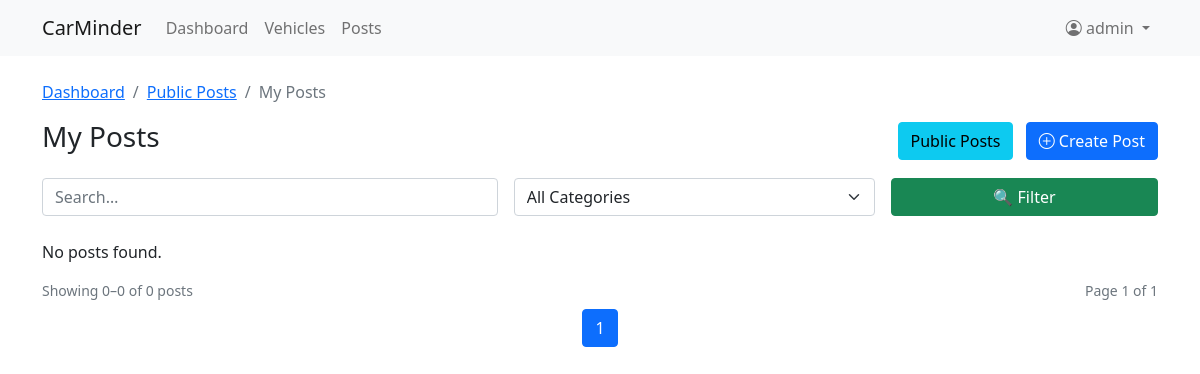
/forum/my/ (signed in), run on an earlier commit of the app's database.
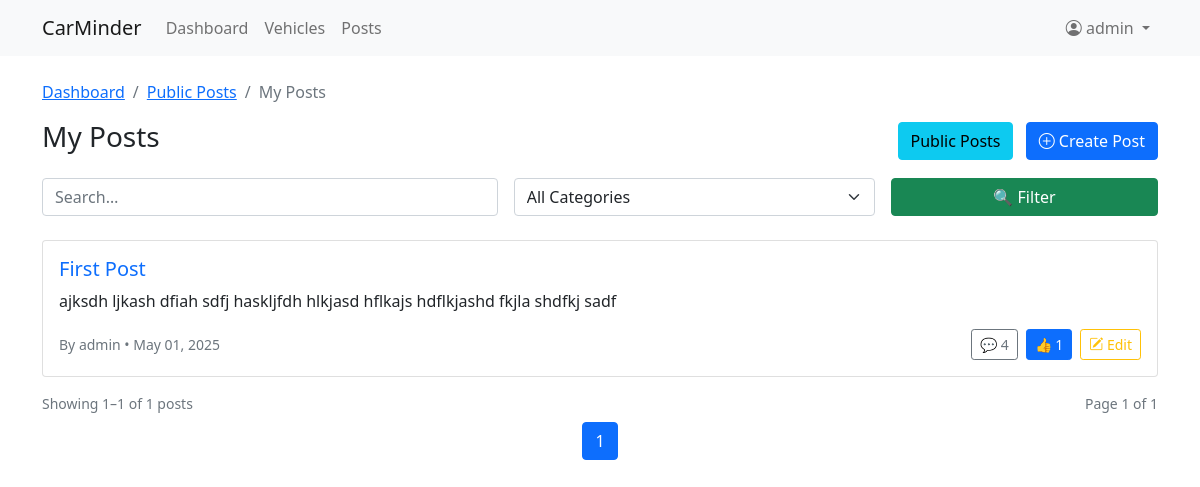
And on a later commit of the database.
### forum/models.py (models this page shows, shortened)
class Post(models.Model):
    author = models.ForeignKey(User, on_delete=models.CASCADE)
    vehicle = models.ForeignKey(
        Vehicle,
        on_delete=models.CASCADE,
        null=True,
        blank=True,
        related_name="vehicle_post",
        help_text="Vehicle related to this post",
    )
    cat = models.CharField(max_length=100, choices=CAT_CHOICES, default="general")
    title = models.CharField(max_length=200)
    body = models.TextField()
    created = models.DateTimeField(default=timezone.now)
    solved = models.BooleanField(default=False)
    share_vehicle = models.BooleanField(
        default=False,
        help_text="Share my vehicle details on this post",
    )
    def reply_count(self):
        return self.replies.count()
    def upvote_count(self):
        return self.votes.filter(value=1).count()

### forum/views.py (the view)
# urls.py: path("my/", views.MyPostsListView.as_view(), name="my_post"),
class MyPostsListView(LoginRequiredMixin, ListView):
    model = Post
    paginate_by = 20
    template_name = "forum/my_post_list.html"
    context_object_name = "posts"
    def get_queryset(self):
        qs = super().get_queryset().filter(author=self.request.user)
        q = self.request.GET.get("q")
        if q:
            qs = qs.filter(Q(title__icontains=q) | Q(body__icontains=q))
        cat = self.request.GET.get("category")
        if cat:
            qs = qs.filter(cat=cat)
        if self.request.user.is_authenticated:
            qs = qs.annotate(
                is_liked=Exists(
                    Vote.objects.filter(
                        post=OuterRef("pk"), user=self.request.user, value=1
                    )
                )
            )
        else:
            qs = qs.annotate(is_liked=Value(False, output_field=BooleanField()))
        return qs.order_by("-created")
    def get_context_data(self, **kwargs):
        ctx = super().get_context_data(**kwargs)
        ctx["categories"] = CAT_CHOICES
        ctx["current_category"] = self.request.GET.get("category", "")
        ctx["query"] = self.request.GET.get("q", "")
        ctx["view_title"] = "My Posts"  # new!
        return ctx

### carminder/context_processors.py (called while the page is built)
def company_name(request):
    return {"COMPANY_NAME": settings.COMPANY_NAME}

### templates/forum/my_post_list.html (shortened to what this page needs)
{% extends "base.html" %} {% block content %}
<nav aria-label="breadcrumb">
    <ol class="breadcrumb">
        <li class="breadcrumb-item"><a href="{% url 'dashboard' %}">Dashboard</a></li>
        <li class="breadcrumb-item"><a href="{% url 'forum:post_list' %}">Public Posts</a></li>
        <li class="breadcrumb-item active" aria-current="page">My Posts</li>
    </ol>
</nav>
<div class="d-flex justify-content-between align-items-center mb-3">
    <h3>My Posts</h3>
    <div>
        <a href="{% url 'forum:post_list' %}" class="btn btn-info me-2"> Public Posts </a>
        <a href="{% url 'forum:post_create' %}" class="btn btn-primary"> <i class="bi bi-plus-circle"></i> Create Post </a>
    </div>
</div>
<div class="mb-5">
    <form method="get" class="row g-3 mb-4">
        <div class="col-md-5">
            <input type="text" name="q" value="{{ request.GET.q }}" class="form-control" placeholder="Search…" />
        </div>
        <div class="col-md-4">
            <select name="category" class="form-select">
                <option value="">All Categories</option>
            </select>
        </div>
        <div class="col-md-3">
            <button type="submit" class="btn btn-success w-100">🔍 Filter</button>
        </div>
    </form>
    {% for post in posts %}
    <div class="card mb-3">
        <div class="card-body">
        <div class="d-flex align-items-center gap-2 mb-2">
            <h5 class="card-title mb-0">
            <a href="{{ post.get_absolute_url }}" class="text-decoration-none">
                {{ post.title }}
            </a>
            </h5>
        </div>
        <p class="card-text text-truncate">
            {{ post.body|truncatechars:150 }}
        </p>
        <div class="d-flex justify-content-between align-items-center">
            <small class="text-muted">
            By {{ post.author.username }} • {{ post.created|date:"M d, Y" }}
            </small>
            <div class="d-flex align-items-center">
            <button
                type="button"
                class="btn btn-outline-secondary btn-sm reply-btn me-2"
                data-post-id="{{ post.pk }}"
                data-post-title="{{ post.title|escapejs }}"
            >
                💬 {{ post.reply_count }}
            </button>
            <a
                href="{% url 'forum:upvote' post.pk %}"
                class="btn btn-sm me-2
                {% if post.is_liked %}
                    btn-primary
                {% else %}
                    btn-outline-primary
                {% endif %}"
            >
                👍 {{ post.upvote_count }}
            </a>
            {% if post.author == request.user %}
                <a
                href="{% url 'forum:post-edit' post.pk %}"
                class="btn btn-outline-warning btn-sm"
                >
                <i class="bi bi-pencil-square"></i> Edit
                </a>
            {% endif %}
            </div>
        </div>
        </div>
    </div>
    {% empty %}
    <p>No posts found.</p>
    {% endfor %}
    {% include "partials/_pagination.html" %}
</div>
{% endblock %}

What changed in the data, as far as the page shows it:
added Post: title "First Post", body "ajksdh ljkash dfiah sdfj haskljfdh hlkjasd hflkajs hdflkjashd fkjla shdfkj sadf", author.username "admin", created "May 01, 2025", reply_count "4", upvote_count "1", shows "Edit"
Also different on the page:
{{ page_obj.start_index }}: "0" → "1"
{{ page_obj.end_index }}: "0" → "1"
{{ page_obj.paginator.count }}: "0" → "1"
text no longer shown: "No posts found."
